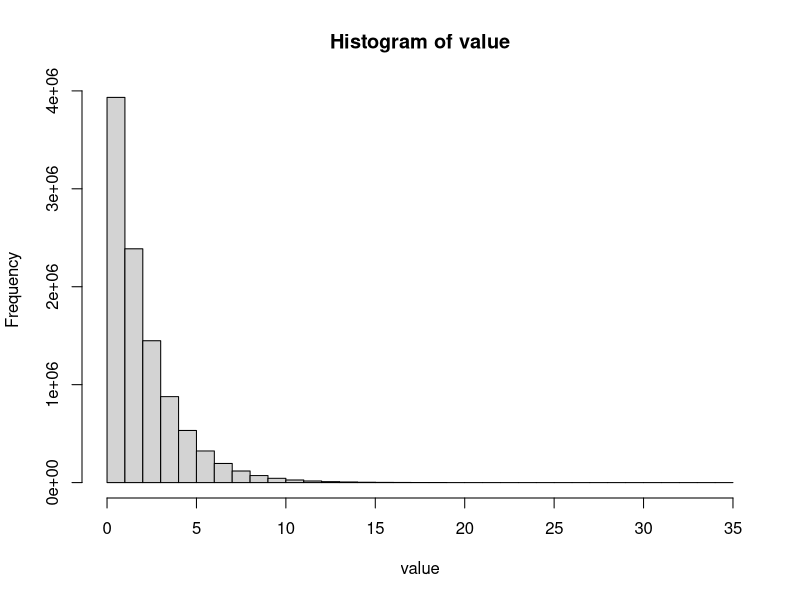

Write R code to recreate this figure. (Note: a time limit stopped this script after it produced the figure.)
## ---- chunk 1
knitr::opts_chunk$set(echo = TRUE)
## ---- chunk 2
n1 = 1000 # sample size per sample for 1st distribution
n2 = 100 # sample size per sample for 2nd distribution (we will compare these distribuions) 
simulations = 1000 #number of samples and thus number of xbars we will generate.  
mu = 0; # mean parameter for use with normal distribuions
sigma = 1; # standard deviation parameter for use with normal 

#Generate a population of 10000000 from a chi-square distribution with 2 degrees of freedom  
population =rnorm(10000000,0,1)
value <- rchisq(n=population,df=2)
hist(value)
mean(value)
sd(value)

## ---- chunk 3
xbar_holder1 = numeric(simulations) # This will hold all the sample means for the first distribution.
xbar_holder2 = numeric(simulations) # This will hold all the sample means for the second distribution.
## ---- chunk 4
xbarvec = c() #global vector to hold sample means
population = rnorm(10000000,0,1)
xbar_generator = function(sample_size=50, num_samples=10000)
{
for (i in 1:num_samples)
{ 
  sample1 = sample(population,sample_size)
  xbar1 = mean(sample1)
  xbarvec = c(xbarvec,xbar1)
  
}
  return(xbarvec)
}

xbars = xbar_generator(50,10000)
length(xbars)
hist(xbars)
mean(xbars)
sd(xbars)
## ---- chunk 5
par(mfrow = c(2,1))
hist(xbar_holder1, col = "blue", main = paste("Distribution of the sample mean: n = ", n1), xlab = "Dist 1 Sample Means", xlim = c(-4,4))
hist(xbar_holder2, col = "red", main = paste("Distribution of the sample mean: n = ", n2), xlab = "Dist 2 Sample Means", xlim = c(-4,4))
## ---- chunk 6
summary(xbar_holder1) #5 number summary and the mean
summary(xbar_holder2) #5 number summary and the mean
sd(xbar_holder1) # standard deviation of dstribuion 1
sd(xbar_holder2) #standard deviation of distribuion 2
